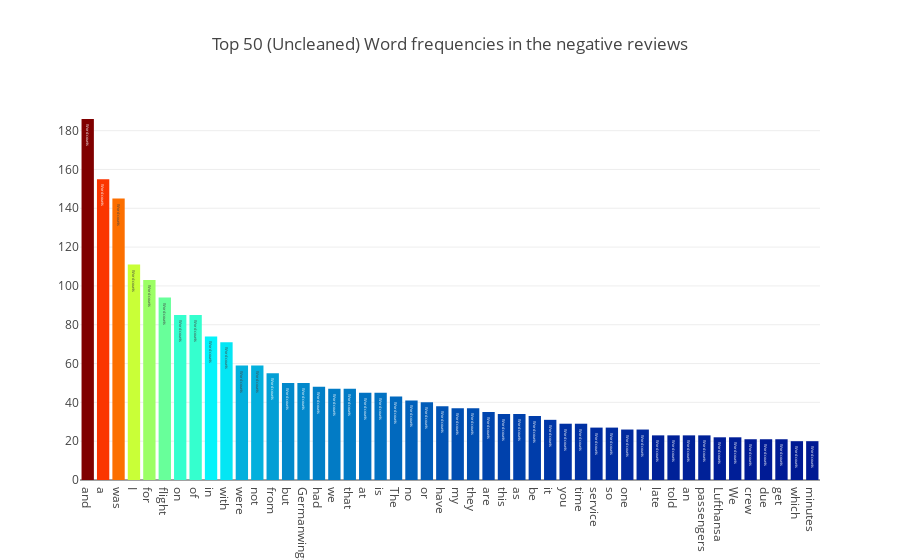

Write notebook code for a chart like this one.
### Markdown cell above
- Show top 50 word frequencies of negative reviews, i.e., not recommended.

### Code cell
all_words = df_review[df_review['Recommended']=="no"]["Review"].str.split(expand=True).unstack().value_counts()
data = [go.Bar(
            x = all_words.index.values[2:50],
            y = all_words.values[2:50],
            marker= dict(colorscale='Jet',
                         color = all_words.values[2:100]
                        ),
            text='Word counts'
    )]

layout = go.Layout(
    title='Top 50 (Uncleaned) Word frequencies in the negative reviews'
)

fig = go.Figure(data=data, layout=layout)

py.iplot(fig, filename='basic-bar')

### Figure 1 — Plotly figure (JSON) as saved in the notebook; plotly's stock layout.template omitted (floating-point values rounded to 4 significant figures)
{"data": [{"marker": {"color": [186, 155, 145, 111, 103, 94, 85, 85, 74, 71, 59, 59, 55, 50, 50, 48, 47, 47, 45, 45, 43, 41, 40, 38, 37, 37, 35, 34, 34, 33, 31, 29, 29, 27, 27, 26, 26, 23, 23, 23, 23, 22, 22, 21, 21, 21, 20, 20, 20, 19, 19, 18, 17, 17, 17, 16, 16, 16, 16, 16, 16, 16, 15, 15, 15, 15, 15, 15, 14, 14, 14, 14, 14, 14, 13, 13, 13, 13, 13, 13, 13, 12, 12, 12, 12, 12, 12, 12, 12, 12, 12, 12, 12, 12, 11, 11, 11, 11], "colorscale": "Jet"}, "text": "Word counts", "type": "bar", "uid": "cb9ece54-e8b0-4160-8b38-79755cf0832f", "x": ["and", "a", "was", "I", "for", "flight", "on", "of", "in", "with", "were", "not", "from", "but", "Germanwings", "had", "we", "that", "at", "is", "The", "no", "or", "have", "my", "they", "are", "this", "as", "be", "it", "you", "time", "service", "so", "one", "-", "late", "told", "an", "passengers", "Lufthansa", "We", "crew", "due", "get", "which", "minutes"], "y": [186, 155, 145, 111, 103, 94, 85, 85, 74, 71, 59, 59, 55, 50, 50, 48, 47, 47, 45, 45, 43, 41, 40, 38, 37, 37, 35, 34, 34, 33, 31, 29, 29, 27, 27, 26, 26, 23, 23, 23, 23, 22, 22, 21, 21, 21, 20, 20]}], "layout": {"title": {"text": "Top 50 (Uncleaned) Word frequencies in the negative reviews"}}}
